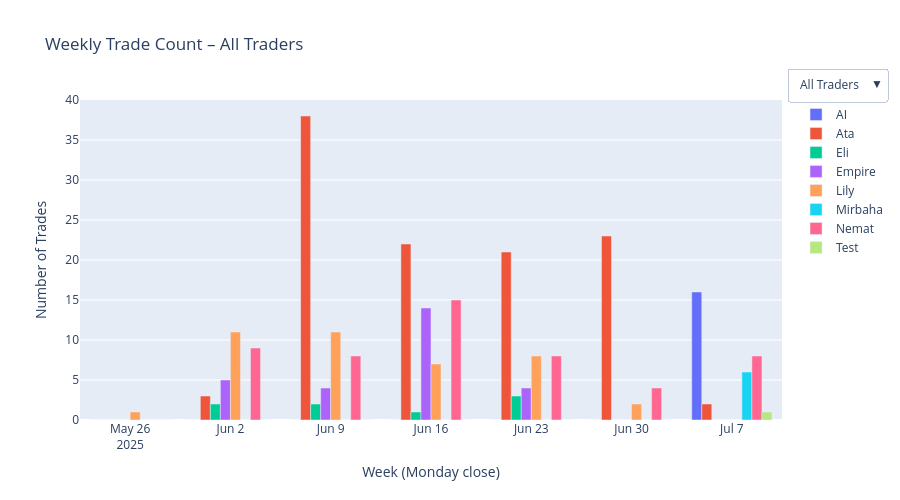

Write notebook code for a chart like this one.
### Markdown cell above
##  Weekly trade-count bar chart

### Code cell
def weekly_trade_count_plot(gdf: pd.DataFrame) -> go.Figure:
    """Interactive bar chart: # trades per week, filterable by trader."""
    weekly = (
        gdf.groupby('trader')
           .resample('W-MON')['sum_profit']
           .count()
           .rename('trade_count')
           .reset_index()
    )
    pivot = weekly.pivot(index='time', columns='trader', values='trade_count').fillna(0)

    fig = go.Figure([go.Bar(x=pivot.index, y=pivot[c], name=c) for c in pivot])

    # --- dropdown buttons ----------------------------------------------------
    btns = [
        dict(label="All Traders",
             method="update",
             args=[{"visible": [True]*len(pivot.columns)},
                   {"title": "Weekly Trade Count – All Traders"}])
    ]
    for i, trader in enumerate(pivot.columns):
        vis = [False]*len(pivot.columns); vis[i] = True
        btns.append(
            dict(label=trader,
                 method="update",
                 args=[{"visible": vis},
                       {"title": f"Weekly Trade Count – {trader}"}])
        )

    fig.update_layout(
        title="Weekly Trade Count – All Traders",
        xaxis_title="Week (Monday close)",
        yaxis_title="Number of Trades",
        updatemenus=[dict(buttons=btns, x=1.15, y=1.1, showactive=True)],
        height=500
    )
    return fig

weekly_trade_count_plot(grouped).show()

### Figure 1 — Plotly figure (JSON) as saved in the notebook; plotly's stock layout.template omitted (floating-point values rounded to 4 significant figures)
{"data": [{"name": "AI", "type": "bar", "x": ["2025-05-26T00:00:00+00:00", "2025-06-02T00:00:00+00:00", "2025-06-09T00:00:00+00:00", "2025-06-16T00:00:00+00:00", "2025-06-23T00:00:00+00:00", "2025-06-30T00:00:00+00:00", "2025-07-07T00:00:00+00:00"], "y": [0, 0, 0, 0, 0, 0, 16]}, {"name": "Ata", "type": "bar", "x": ["2025-05-26T00:00:00+00:00", "2025-06-02T00:00:00+00:00", "2025-06-09T00:00:00+00:00", "2025-06-16T00:00:00+00:00", "2025-06-23T00:00:00+00:00", "2025-06-30T00:00:00+00:00", "2025-07-07T00:00:00+00:00"], "y": [0, 3, 38, 22, 21, 23, 2]}, {"name": "Eli", "type": "bar", "x": ["2025-05-26T00:00:00+00:00", "2025-06-02T00:00:00+00:00", "2025-06-09T00:00:00+00:00", "2025-06-16T00:00:00+00:00", "2025-06-23T00:00:00+00:00", "2025-06-30T00:00:00+00:00", "2025-07-07T00:00:00+00:00"], "y": [0, 2, 2, 1, 3, 0, 0]}, {"name": "Empire", "type": "bar", "x": ["2025-05-26T00:00:00+00:00", "2025-06-02T00:00:00+00:00", "2025-06-09T00:00:00+00:00", "2025-06-16T00:00:00+00:00", "2025-06-23T00:00:00+00:00", "2025-06-30T00:00:00+00:00", "2025-07-07T00:00:00+00:00"], "y": [0, 5, 4, 14, 4, 0, 0]}, {"name": "Lily", "type": "bar", "x": ["2025-05-26T00:00:00+00:00", "2025-06-02T00:00:00+00:00", "2025-06-09T00:00:00+00:00", "2025-06-16T00:00:00+00:00", "2025-06-23T00:00:00+00:00", "2025-06-30T00:00:00+00:00", "2025-07-07T00:00:00+00:00"], "y": [1, 11, 11, 7, 8, 2, 0]}, {"name": "Mirbaha", "type": "bar", "x": ["2025-05-26T00:00:00+00:00", "2025-06-02T00:00:00+00:00", "2025-06-09T00:00:00+00:00", "2025-06-16T00:00:00+00:00", "2025-06-23T00:00:00+00:00", "2025-06-30T00:00:00+00:00", "2025-07-07T00:00:00+00:00"], "y": [0, 0, 0, 0, 0, 0, 6]}, {"name": "Nemat", "type": "bar", "x": ["2025-05-26T00:00:00+00:00", "2025-06-02T00:00:00+00:00", "2025-06-09T00:00:00+00:00", "2025-06-16T00:00:00+00:00", "2025-06-23T00:00:00+00:00", "2025-06-30T00:00:00+00:00", "2025-07-07T00:00:00+00:00"], "y": [0, 9, 8, 15, 8, 4, 8]}, {"name": "Test", "type": "bar", "x": ["2025-05-26T00:00:00+00:00", "2025-06-02T00:00:00+00:00", "2025-06-09T00:00:00+00:00", "2025-06-16T00:00:00+00:00", "2025-06-23T00:00:00+00:00", "2025-06-30T00:00:00+00:00", "2025-07-07T00:00:00+00:00"], "y": [0, 0, 0, 0, 0, 0, 1]}], "layout": {"height": 500, "title": {"text": "Weekly Trade Count – All Traders"}, "updatemenus": [{"buttons": [{"args": [{"visible": [true, true, true, true, true, true, true, true]}, {"title": "Weekly Trade Count – All Traders"}], "label": "All Traders", "method": "update"}, {"args": [{"visible": [true, false, false, false, false, false, false, false]}, {"title": "Weekly Trade Count – AI"}], "label": "AI", "method": "update"}, {"args": [{"visible": [false, true, false, false, false, false, false, false]}, {"title": "Weekly Trade Count – Ata"}], "label": "Ata", "method": "update"}, {"args": [{"visible": [false, false, true, false, false, false, false, false]}, {"title": "Weekly Trade Count – Eli"}], "label": "Eli", "method": "update"}, {"args": [{"visible": [false, false, false, true, false, false, false, false]}, {"title": "Weekly Trade Count – Empire"}], "label": "Empire", "method": "update"}, {"args": [{"visible": [false, false, false, false, true, false, false, false]}, {"title": "Weekly Trade Count – Lily"}], "label": "Lily", "method": "update"}, {"args": [{"visible": [false, false, false, false, false, true, false, false]}, {"title": "Weekly Trade Count – Mirbaha"}], "label": "Mirbaha", "method": "update"}, {"args": [{"visible": [false, false, false, false, false, false, true, false]}, {"title": "Weekly Trade Count – Nemat"}], "label": "Nemat", "method": "update"}, {"args": [{"visible": [false, false, false, false, false, false, false, true]}, {"title": "Weekly Trade Count – Test"}], "label": "Test", "method": "update"}], "showactive": true, "x": 1.15, "y": 1.1}], "xaxis": {"title": {"text": "Week (Monday close)"}}, "yaxis": {"title": {"text": "Number of Trades"}}}}
